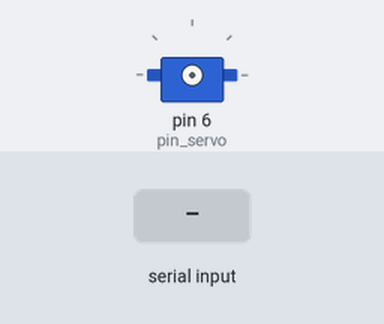
Simulated run of this sketch. Board: Arduino Uno, built with avr-gcc and run on an emulated ATmega328P. On the bench: servo. Wiring (inferred from the names in the program): servo: signal pin 6. Inputs (shaded band) come from the test bench. Servo pulses on a pin are drawn as a servo (544–2400 µs = 0–180°); what the sketch prints to the serial monitor is not drawn.

Above: at 1.2 s.
1.3 s: "90,45\n" received over Serial
3.0 s: "5\n" received over Serial
Timing chart, 0 to 6.0 s (numbered marks = the images above; inputs shaded):
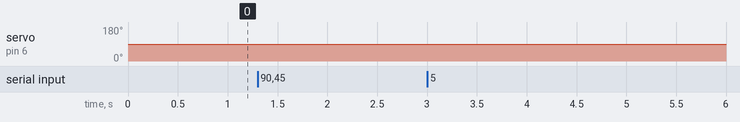

The sketch:

simple_servo_motor.ino
```cpp
#include <Servo.h>

#define WITHOUT_LIBRARY

#if !defined(WITHOUT_LIBRARY)
Servo myservo;  // create servo object to control a servo
#endif

int serial_read_counter = 0;
int need_to_flush_buf = 0;
const int pin_servo = 6;

#if defined(WITHOUT_LIBRARY)
void servo_control2(int angle){
  int microsec,i;
  microsec = (5*angle)+1000;

  for(i=0; i<20 ;i++){
    digitalWrite(pin_servo, HIGH );
    delayMicroseconds(microsec);
    digitalWrite(pin_servo, LOW );
    delayMicroseconds(10000 - microsec);
  }
}
#endif

void setup() {
  Serial.begin(9600);
#if defined(WITHOUT_LIBRARY)
  pinMode(pin_servo,OUTPUT);
#else
  myservo.attach(6);
  myservo.write(90);
#endif
  Serial.print("simple servo controller start.\nplease input target degree.\n");
}

#define BUF_READ_MAX  32
void loop() {

  int i,degree;
  int recieve_length = 0;
  char buf[32];

  recieve_length = Serial.available();
  if(recieve_length > 0) {
    //Serial.print("recieve length : ");
    //Serial.print(recieve_length);
    //Serial.print("\n");
    for(i=0; i<recieve_length; i++) {
      if(serial_read_counter >= BUF_READ_MAX) {
        Serial.print("size over for recieve buffer (over 32) !!!\n");
        need_to_flush_buf = 1;
        break;
      }

      buf[serial_read_counter] = Serial.read();
      //Serial.print(buf[serial_read_counter], HEX);
      //Serial.print("\n");
      if(buf[serial_read_counter] == '\0' ||
         buf[serial_read_counter] == '\n' ||
         buf[serial_read_counter] == '\r') {
          buf[serial_read_counter+1] = '\0';
          need_to_flush_buf = 1;
          break;
      }
      serial_read_counter++;
    }
  }

  if (need_to_flush_buf) {
    serial_read_counter = 0;
    need_to_flush_buf = 0;

    degree = atoi(buf);
    Serial.print("degree :");
    Serial.print(buf);
    Serial.print("\n");

    if (degree>50 && degree<130 ){
#if defined(WITHOUT_LIBRARY)
      servo_control2(degree);
#else
      myservo.write(degree);
      delay(15);                           // waits for the servo to get there
#endif
    }
  }
}
```

Measured:
- after the input at 1.3 s, servo on pin 6 (pin_servo): 89° → 88° at once
- after the input at 3.0 s, every drawn part: stays the same
